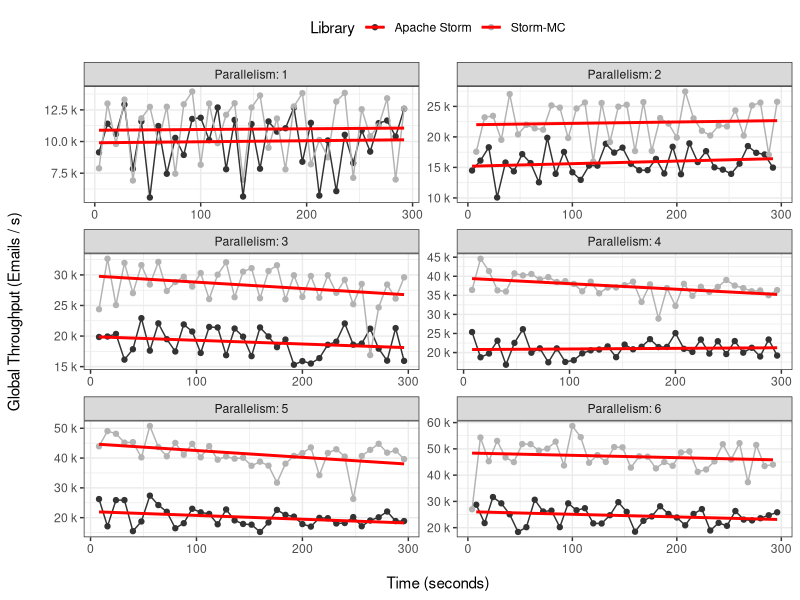

Here is the R script that generated this plot:
# ---- enron-plot ----

library("ggplot2")
library("ggthemes")
library("reshape2")
library(scales)
library(grid)

format_si <- function(...) {
  # Format a vector of numeric values according
  # to the International System of Units.
  # http://en.wikipedia.org/wiki/SI_prefix
  #
  # Based on code by Ben Tupper
  # https://stat.ethz.ch/pipermail/r-help/2012-January/299804.html
  # Args:
  #   ...: Args passed to format()
  #
  # Returns:
  #   A function to format a vector of strings using
  #   SI prefix notation
  #
  
  function(x) {
    limits <- c(1e-24, 1e-21, 1e-18, 1e-15, 1e-12,
                1e-9,  1e-6,  1e-3,  1e0,   1e3,
                1e6,   1e9,   1e12,  1e15,  1e18,
                1e21,  1e24)
    prefix <- c("y",   "z",   "a",   "f",   "p",
                "n",   "µ",   "m",   " ",   "k",
                "M",   "G",   "T",   "P",   "E",
                "Z",   "Y")
  
    # Vector with array indices according to position in intervals
    i <- findInterval(abs(x), limits)
  
    # Set prefix to " " for very small values < 1e-24
    i <- ifelse(i==0, which(limits == 1e0), i)

    paste(format(round(x/limits[i], 1),
                 trim=TRUE, scientific=FALSE, ...),
          prefix[i])
  }
}

mat <- read.csv(file="csv/enron.csv")
# Compute global throughput
mat$value <- mat$value * mat$parallelism
# Add header label
mat$parallelism <- paste("Parallelism:", mat$parallelism)
# Convert back to seconds
mat$time <- mat$time * 4
# Take every second measurement
t <- mat[seq(1, nrow(mat), 2), ]
k <- ggplot(t, aes(x=time, y=value,fill=variable,color=variable)) +
    facet_wrap(~parallelism, nrow = 3, ncol = 2, scales="free") +
    scale_fill_grey(end=0.7, name="Library", labels=c("Apache Storm", "Storm-MC")) +
    scale_colour_grey(end=0.7, name="Library", labels=c("Apache Storm", "Storm-MC")) +
    scale_y_continuous(labels=format_si(), name="Global Throughput (Emails / s)\n") +
    theme_bw() +
    theme(legend.position="top", legend.key = element_blank()) +
    xlab("\nTime (seconds)")

k + geom_point() + geom_line() + geom_smooth(method = "lm", se=FALSE, color="red", aes(group=variable))
